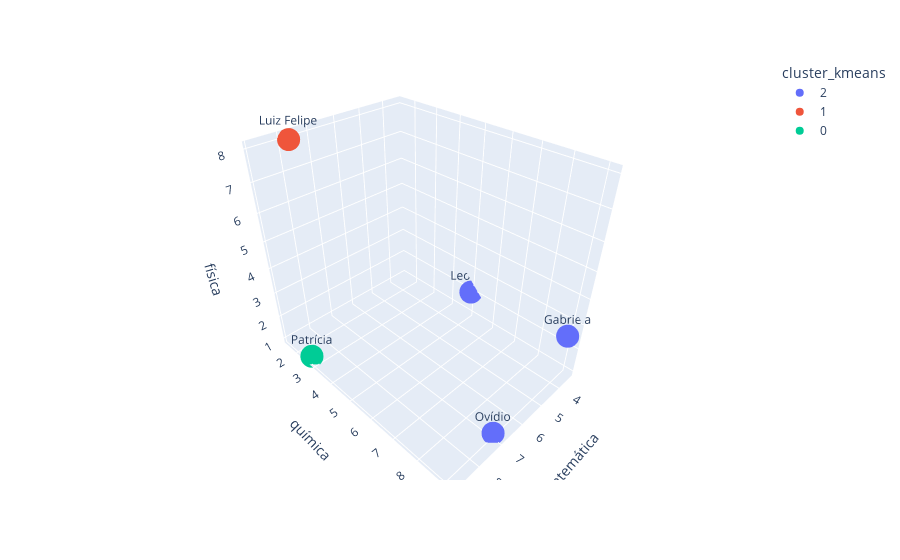

Notebook code cell kept with this figure:
### Markdown cell above
- A variável mais discriminante contém a maior estatística F (é significativa)
- O valor da estatística F é sensível ao tamanho da amostra

### Code cell
# Gráfico 3D dos clusters

fig = px.scatter_3d(dados_vest, 
                    x='matemática', 
                    y='química', 
                    z='física',
                    color='cluster_kmeans',
                    text=dados_vest.estudante)
fig.show()

### Figure 1 — Plotly figure (JSON) as saved in the notebook; plotly's stock layout.template omitted (floating-point values rounded to 4 significant figures)
{"data": [{"hovertemplate": "cluster_kmeans=2<br>matemática=%{x}<br>química=%{y}<br>física=%{z}<br>estudante=%{text}<extra></extra>", "legendgroup": "2", "marker": {"color": "#636efa", "symbol": "circle"}, "mode": "markers+text", "name": "2", "scene": "scene", "showlegend": true, "text": ["Gabriela", "Ovídio", "Leonor"], "type": "scatter3d", "x": [3.7, 7, 3.4], "y": [9.1, 9, 5], "z": [2.7, 1, 2]}, {"hovertemplate": "cluster_kmeans=1<br>matemática=%{x}<br>química=%{y}<br>física=%{z}<br>estudante=%{text}<extra></extra>", "legendgroup": "1", "marker": {"color": "#EF553B", "symbol": "circle"}, "mode": "markers+text", "name": "1", "scene": "scene", "showlegend": true, "text": ["Luiz Felipe"], "type": "scatter3d", "x": [7.8], "y": [1.5], "z": [8]}, {"hovertemplate": "cluster_kmeans=0<br>matemática=%{x}<br>química=%{y}<br>física=%{z}<br>estudante=%{text}<extra></extra>", "legendgroup": "0", "marker": {"color": "#00cc96", "symbol": "circle"}, "mode": "markers+text", "name": "0", "scene": "scene", "showlegend": true, "text": ["Patrícia"], "type": "scatter3d", "x": [8.9], "y": [2.7], "z": [1]}], "layout": {"legend": {"title": {"text": "cluster_kmeans"}, "tracegroupgap": 0}, "margin": {"t": 60}, "scene": {"domain": {"x": [0, 1], "y": [0, 1]}, "xaxis": {"title": {"text": "matemática"}}, "yaxis": {"title": {"text": "química"}}, "zaxis": {"title": {"text": "física"}}}}}
